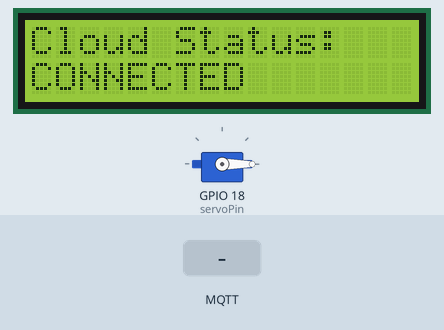
Simulated run of this sketch. Board: ESP32. Shown: 16×2 character LCD, servo. The inputs (shaded band) are chosen by the test bench. WiFi joins after 1.5 s; servers stay silent unless stated; random numbers use the default seed unless the sketch sets one; no MQTT or app messages arrive unless stated; what the sketch prints to the serial monitor is not drawn.

Above: at 3.2 s.
3.3 s: MQTT message "FEED" arrives on the first subscribed topic
At 3.8 s:
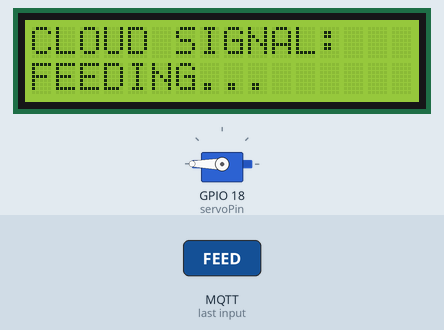
4.8 s: MQTT message "1" arrives on the first subscribed topic
6.3 s: MQTT message "on" arrives on the first subscribed topic
At 10.1 s:
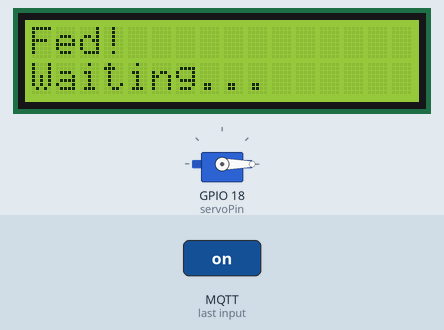
Timing chart, 0 to 11.6 s (numbered marks = the images above; inputs shaded):
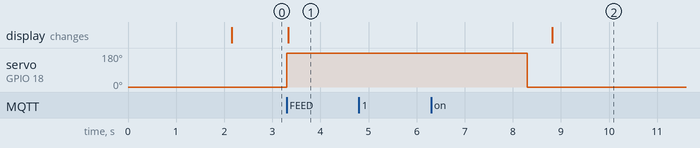

Measured:
- after the input at 3.3 s, servo on GPIO 18 (servoPin): 0° → 180° at once; the display: changes at once (image 1)
- after the input at 4.8 s, every drawn part: stays the same

The sketch:

sketch_apr15a_new15a.ino
```cpp
#include <WiFi.h>
#include <PubSubClient.h>
#include <ESP32Servo.h>
#include <Wire.h>
#include <LiquidCrystal_I2C.h>

// --- WIFI CONFIGURATION ---
const char* ssid = "kent";           // Your WiFi Name
const char* password = "12345678";   // Your WiFi Password

// --- MQTT CONFIGURATION ---
const char* mqtt_server = "broker.emqx.io";
const char* topic = "kent/cat/feed"; // MUST MATCH SCRIPT.JS

WiFiClient espClient;
PubSubClient client(espClient);
Servo myServo;
LiquidCrystal_I2C display(0x27, 16, 2);

// --- PINS ---
const int servoPin = 18;
bool isFeeding = false;
unsigned long feedStartTime = 0;
int feedDuration = 5; // Default seconds

void updateLCD(String line1, String line2) {
  display.clear();
  display.setCursor(0, 0);
  display.print(line1);
  display.setCursor(0, 1);
  display.print(line2);
}

// --- THIS RUNS WHEN THE WEBSITE SENDS A SIGNAL ---
void callback(char* topic, byte* payload, unsigned int length) {
  String message = "";
  for (int i = 0; i < length; i++) {
    message += (char)payload[i];
  }

  Serial.println("Cloud Signal Received: " + message);

  if (message == "FEED" && !isFeeding) {
    isFeeding = true;
    feedStartTime = millis();

    myServo.attach(servoPin);
    myServo.write(180); // Open

    updateLCD("CLOUD SIGNAL:", "FEEDING...");
    Serial.println("Dispensing Food...");
  }
}

void reconnect() {
  while (!client.connected()) {
    Serial.print("Connecting to MQTT Cloud...");
    String clientId = "ESP32-CatFeeder-" + String(random(0xffff), HEX);

    if (client.connect(clientId.c_str())) {
      Serial.println("connected");
      client.subscribe(topic); // Start listening to the topic
      updateLCD("Cloud Status:", "CONNECTED");
    } else {
      Serial.print("failed, rc=");
      Serial.print(client.state());
      Serial.println(" retrying in 5s");
      delay(5000);
    }
  }
}

void setup() {
  Serial.begin(115200);
  Wire.begin(21, 22);
  display.init();
  display.backlight();
  updateLCD("Connecting...", "WiFi");

  myServo.attach(servoPin);
  myServo.write(0); // Close
  delay(500);
  myServo.detach();

  WiFi.begin(ssid, password);
  while (WiFi.status() != WL_CONNECTED) {
    delay(500);
    Serial.print(".");
  }

  client.setServer(mqtt_server, 1883);
  client.setCallback(callback);
}

void loop() {
  if (!client.connected()) {
    reconnect();
  }
  client.loop();

  // Logic to close dispenser after duration
  if (isFeeding && (millis() - feedStartTime >= (unsigned long)feedDuration * 1000)) {
    myServo.write(0); // Close
    delay(500);
    myServo.detach();
    isFeeding = false;
    updateLCD("Fed!", "Waiting...");
  }
}
```
